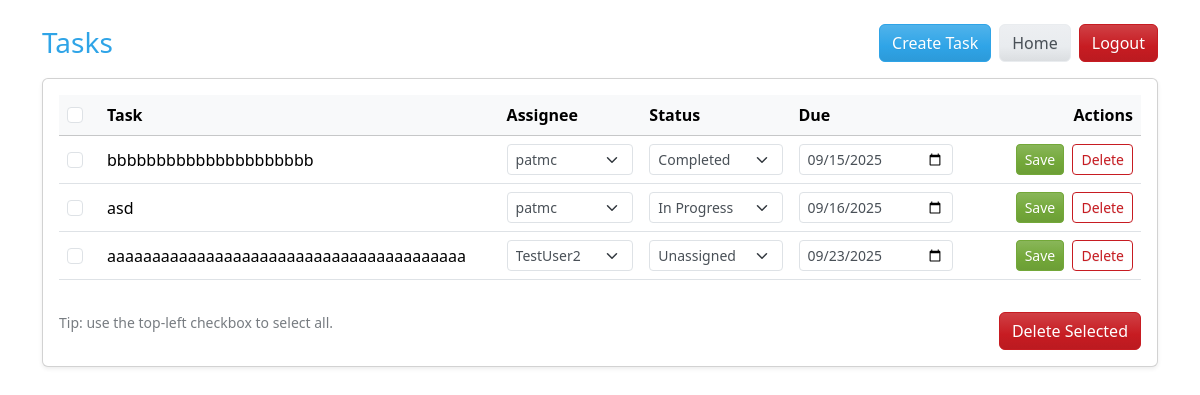
Page /task_list/ (signed in) on the committed database.
### playground/models.py (models this page shows, shortened)
class Task(models.Model):
    task_choices = [
        ("In Progress", "In Progress"),
        ("Completed", "Completed"),
        ("Unassigned", "Unassigned"),
    ]
    task_name = models.CharField(max_length=64)
    assigned_user = models.ForeignKey(settings.AUTH_USER_MODEL, on_delete=models.SET_NULL, related_name='tasks_assgined',null=True, blank=True,)
    task_status = models.CharField(max_length=32, choices=task_choices, default="Unassigned",)
    due_date = models.DateField(null=True, blank=True)

### playground/views.py (the view)
# urls.py: path('task_list/', views.task_list_view, name='task_list'),
@login_required
def task_list_view(request):
    tasks = Task.objects.select_related("assigned_user").order_by("due_date")
    users = User.objects.order_by("username")
    return render(request, "tasks/task_list.html", {
        "tasks": tasks,
        "users": users,                              # <-- for the Assignee dropdown
        "task_choices": Task.task_choices,           # <-- for the Status dropdown
    })

### playground/templates/tasks/task_list.html (shortened to what this page needs)
{% load static %}
<!DOCTYPE html>
<html lang="en">
<head>
    <link href="https://cdn.jsdelivr.net/npm/bootswatch@5.3.2/dist/cerulean/bootstrap.min.css" rel="stylesheet">
</head>
<body class="container py-4">
    <div class="d-flex align-items-center justify-content-between mb-3">
        <h1 class="h3 m-0">Tasks</h1>
        <div class="d-flex gap-2">
            <a href="{% url 'task_form' %}" class="btn btn-primary">Create Task</a>
            <a href="{% url 'home' %}" class="btn btn-secondary">Home</a>
            <a href="{% url 'logout' %}" class="btn btn-danger">
                Logout
            </a>
        </div>
    </div>
    <div class="card shadow-sm">
        <div class="card-body">
            <form method="post" action="{% url 'tasks_bulk_delete' %}">
                <div class="table-responsive">
                    <table class="table table-hover align-middle">
                        <thead class="table-light">
                        <tr>
                            <th style="width:40px;">
                            <input class="form-check-input" type="checkbox" id="check-all"
                                    onclick="document.querySelectorAll('.row-check').forEach(cb => cb.checked = this.checked);">
                            </th>
                            <th>Task</th>
                            <th>Assignee</th>
                            <th>Status</th>
                            <th>Due</th>
                            <th class="text-end" style="width:180px;">Actions</th>
                        </tr>
                        </thead>
                        <tbody>
                        {% for t in tasks %}
                        <tr>
                            <td>
                            <input class="form-check-input row-check" type="checkbox" name="ids" value="{{ t.id }}">
                            </td>
                            <td>{{ t.task_name }}</td>
                            <td>
                            <select name="assigned_user_{{ t.id }}" class="form-select form-select-sm">
                                {% for user in users %}
                                <option value="{{ user.id }}" {% if t.assigned_user and t.assigned_user.id == user.id %}selected{% endif %}>
                                    {{ user.username }}
                                </option>
                                {% endfor %}
                            </select>
                            </td>
                            <td>
                            <select name="task_status_{{ t.id }}" class="form-select form-select-sm">
                                {% for choice, label in task_choices %}
                                <option value="{{ choice }}" {% if t.task_status == choice %}selected{% endif %}>
                                    {{ label }}
                                </option>
                                {% endfor %}
                            </select>
                            </td>
                            <td>  <input
                                type="date"
                                name="due_date_{{ t.id }}"
                                class="form-control form-control-sm"
                                value="{% if t.due_date %}{{ t.due_date|date:'Y-m-d' }}{% endif %}">
                            </td>
                            <td class="text-end">
                            <button type="submit"
                                    name="action" value="save_row"
                                    class="btn btn-sm btn-success me-1"
                                    formaction="{% url 'task_update' t.id %}"
                                    formmethod="post">
                                Save
                            </button>
                            <button type="submit"
                                    class="btn btn-sm btn-outline-danger"
                                    formaction="{% url 'task_delete' t.id %}"
                                    formmethod="post"
                                    onclick="return confirm('Delete this task?')">
                                Delete
                            </button>
                            </td>
                        </tr>
                        {% endfor %}
                        </tbody>
                    </table>
                </div>
                <div class="d-flex justify-content-between mt-3">
                    <div class="text-muted small">
                        Tip: use the top-left checkbox to select all.
                    </div>
                    <button type="submit" class="btn btn-danger"
                            onclick="return confirm('Delete selected tasks?')">
                        Delete Selected
                    </button>
                </div>
            </form>
        </div>
    </div>
</body>
</html>

### rows in the picture
Task: task_name "bbbbbbbbbbbbbbbbbbbbb", assigned_user+id "patmc", task_status+id "Completed", due_date "09/15/2025"
Task: task_name "asd", assigned_user+id "patmc", task_status+id "In Progress", due_date "09/16/2025"
Task: task_name "aaaaaaaaaaaaaaaaaaaaaaaaaaaaaaaaaaaaaaaa", assigned_user+id "TestUser2", task_status+id "Unassigned", due_date "09/23/2025"
